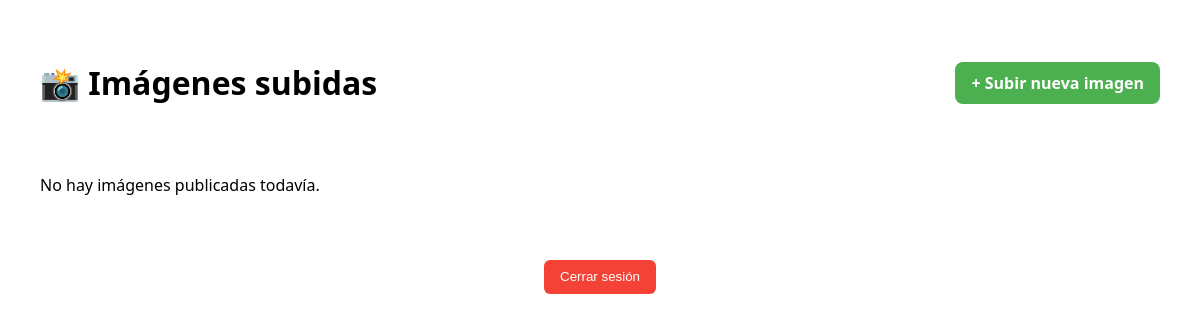
/imagen (signed in), run on an earlier commit of the app's database.
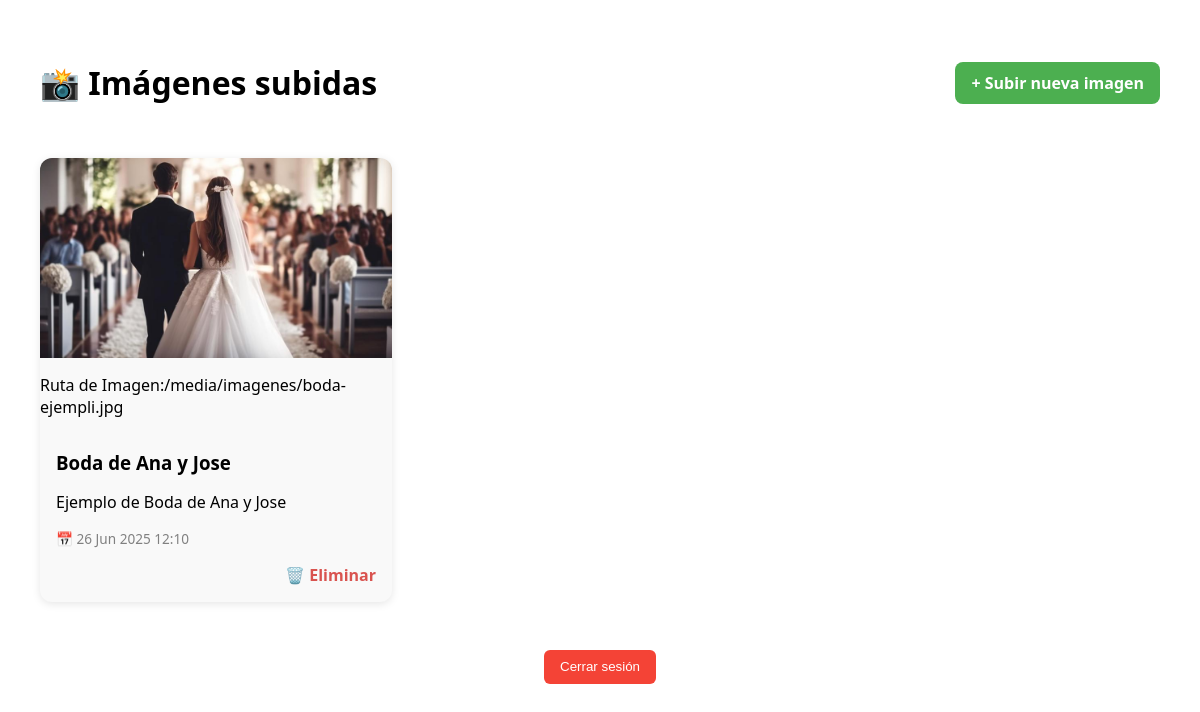
And on a later commit of the database.
### appcastillocongosto/models.py (models this page shows, shortened)
class Imagen(models.Model):
    id = models.AutoField(primary_key=True)
    titulo = models.CharField("Titulo", max_length=50, null=True, blank=True)
    descripcion = models.TextField("Descripción", null=True, blank=True)
    fecha_creacion = models.DateTimeField("Fecha de creación", default=timezone.now)
    imagen = models.ImageField("Imagen", blank=True, null=True, upload_to='imagenes/')
    class Meta:
        verbose_name = "Imagen"
        verbose_name_plural = "Imagenes"
        ordering = ['id']

### appcastillocongosto/views.py (the view)
# urls.py: path('imagen', views.lista_imagenes, name='lista_imagenes'),
@login_required(login_url='login')
def lista_imagenes(request):
    lista_imagenes = Imagen.objects.all().order_by('-fecha_creacion')
    return render (request, 'lista_imagenes.html', {'lista_imagenes':lista_imagenes})

### templates/lista_imagenes.html (shortened to what this page needs)
{% load static %}
{% block head %}
<link rel="stylesheet" href="{% static 'css/lista_imagenes.css' %}">
{% endblock %}
{% block content %}
<div class="contenedor-admin">
    <div class="header-admin">
        <h1>📸 Imágenes subidas</h1>
        <a href="{% url 'subir_imagen' %}" class="boton-subir">+ Subir nueva imagen</a>
    </div>
    <div class="galeria-admin">
        {% for imagen in lista_imagenes %}
            <div class="card-imagen">
                {% if imagen.imagen %}
                    <img src="{{ imagen.imagen.url }}" alt="{{ imagen.titulo }}">
                    <p>Ruta de Imagen:{{ imagen.imagen.url }}</p>
                {% endif %}
                <div class="contenido-imagen">
                    <h3>{{ imagen.titulo }}</h3>
                    <p>{{ imagen.descripcion }}</p>
                    <span class="fecha-publicacion">📅 {{ imagen.fecha_creacion|date:"d M Y H:i" }}</span>
                </div>
                <div class="acciones-imagen">
                    <a href="{% url 'eliminar_imagen' imagen.id %}" onclick="return confirm('¿Estás seguro de que quieres eliminar esta imagen?');" class="boton-eliminar">🗑️ Eliminar</a>
                </div>
            </div>
        {% empty %}
            <p>No hay imágenes publicadas todavía.</p>
        {% endfor %}
    </div>
    {% if user.is_authenticated %}
        <form method="post" action="{% url 'logout' %}" class="form-logout">
            <button type="submit" class="boton-cerrar-sesion">Cerrar sesión</button>
        </form>
    {% endif %}
</div>
{% endblock %}

What changed in the data, as far as the page shows it:
added Imagen: imagen (picture), imagen "/media/imagenes/boda-ejempli.jpg", titulo "Boda de Ana y Jose", descripcion "Ejemplo de Boda de Ana y Jose", fecha_creacion "26 Jun 2025 12:10"
Also different on the page:
text no longer shown: "No hay imágenes publicadas todavía."
